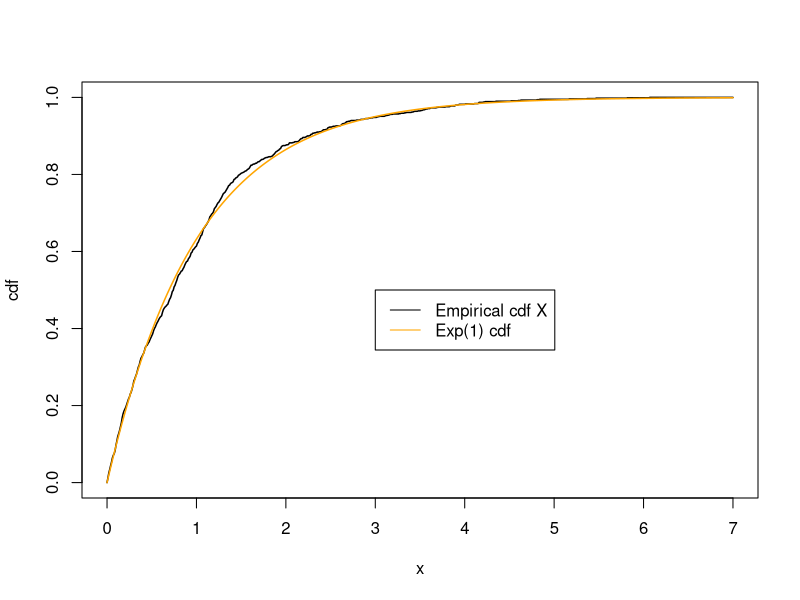
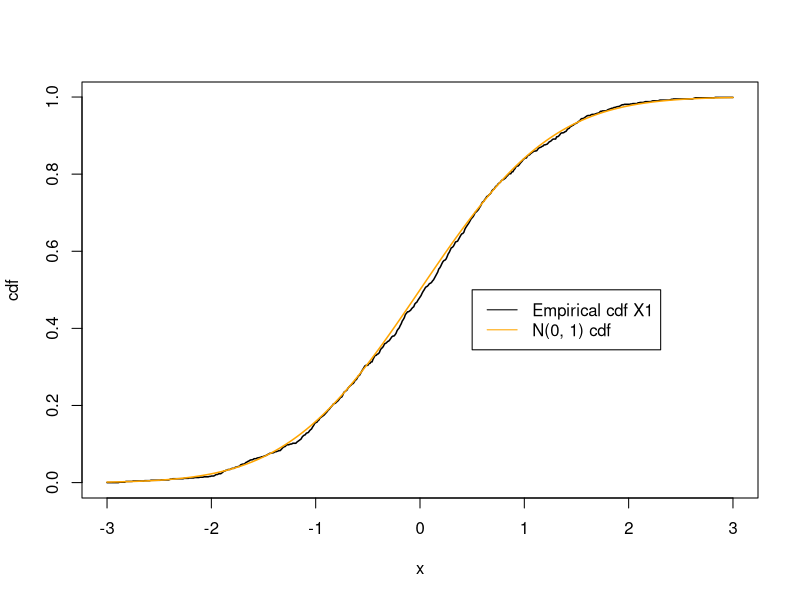
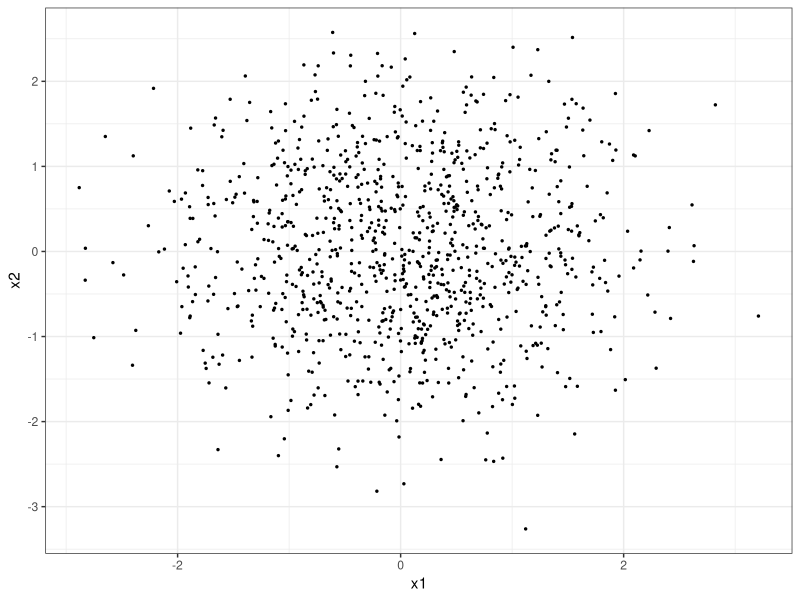

Recreate these plots in R, in order.
## ---- chunk 1
# generate 1000 samples
u <- runif(1000)
x <- -log(u)
## ---- chunk 2
# generate 1000 samples
u <- runif(1000)
x <- -log(u)
## ---- chunk 3
gridpts <- seq(0, 7, 0.01)
plot(gridpts, ecdf(x)(gridpts), type="l", lwd=1.5, xlab="x", ylab="cdf")
lines(gridpts, pexp(gridpts), col="orange", lwd=1.5)
legend(3,0.5,c("Empirical cdf X","Exp(1) cdf"),lty=c(1,1),col=c("black","orange"))
## ---- chunk 4
# generate 1000 samples
u1 <- runif(1000)
u2 <- runif(1000)
x1 <- sqrt(-2*log(u1)) * cos(2*pi*u2)
x2 <- sqrt(-2*log(u1)) * sin(2*pi*u2)
## ---- chunk 5
gridpts <- seq(-3, 3, 0.01)
plot(gridpts, ecdf(x1)(gridpts), type="l", lwd=1.5, xlab="x", ylab="cdf")
lines(gridpts, pnorm(gridpts), col="orange", lwd=1.5)
legend(0.5,0.5,c("Empirical cdf X1","N(0, 1) cdf"),lty=c(1,1),col=c("black","orange"))
## ---- chunk 6
library(tidyverse)
data.frame(x1, x2) |>
  ggplot(aes(x = x1, y = x2)) +
  geom_point(size=0.5) +
  theme_bw()
